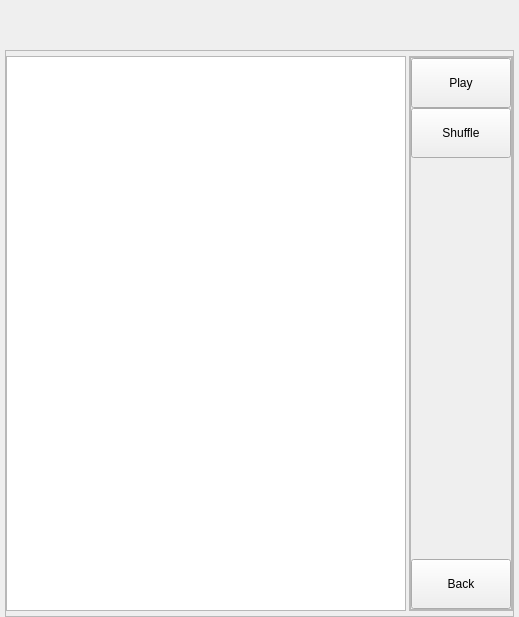
<?xml version="1.0" encoding="UTF-8"?>
<ui version="4.0">
 <class>Form</class>
 <widget class="QWidget" name="Form">
  <property name="geometry">
   <rect>
    <x>0</x>
    <y>0</y>
    <width>519</width>
    <height>617</height>
   </rect>
  </property>
  <property name="windowTitle">
   <string>Form</string>
  </property>
  <layout class="QVBoxLayout" name="verticalLayout">
   <property name="spacing">
    <number>0</number>
   </property>
   <property name="leftMargin">
    <number>5</number>
   </property>
   <property name="topMargin">
    <number>0</number>
   </property>
   <property name="rightMargin">
    <number>5</number>
   </property>
   <property name="bottomMargin">
    <number>0</number>
   </property>
   <item>
    <widget class="QLabel" name="Name">
     <property name="minimumSize">
      <size>
       <width>0</width>
       <height>50</height>
      </size>
     </property>
     <property name="maximumSize">
      <size>
       <width>16777215</width>
       <height>70</height>
      </size>
     </property>
     <property name="font">
      <font>
       <pointsize>20</pointsize>
      </font>
     </property>
     <property name="lineWidth">
      <number>1</number>
     </property>
     <property name="text">
      <string/>
     </property>
     <property name="textFormat">
      <enum>Qt::PlainText</enum>
     </property>
     <property name="scaledContents">
      <bool>true</bool>
     </property>
     <property name="alignment">
      <set>Qt::AlignCenter</set>
     </property>
    </widget>
   </item>
   <item>
    <widget class="QFrame" name="frame_2">
     <property name="frameShape">
      <enum>QFrame::StyledPanel</enum>
     </property>
     <property name="frameShadow">
      <enum>QFrame::Raised</enum>
     </property>
     <layout class="QHBoxLayout" name="horizontalLayout">
      <property name="spacing">
       <number>3</number>
      </property>
      <property name="leftMargin">
       <number>0</number>
      </property>
      <property name="topMargin">
       <number>5</number>
      </property>
      <property name="rightMargin">
       <number>0</number>
      </property>
      <property name="bottomMargin">
       <number>5</number>
      </property>
      <item>
       <widget class="QListWidget" name="listWidget"/>
      </item>
      <item>
       <widget class="QFrame" name="frame">
        <property name="frameShape">
         <enum>QFrame::StyledPanel</enum>
        </property>
        <property name="frameShadow">
         <enum>QFrame::Raised</enum>
        </property>
        <layout class="QVBoxLayout" name="verticalLayout_2">
         <property name="spacing">
          <number>0</number>
         </property>
         <property name="leftMargin">
          <number>0</number>
         </property>
         <property name="topMargin">
          <number>0</number>
         </property>
         <property name="rightMargin">
          <number>0</number>
         </property>
         <property name="bottomMargin">
          <number>0</number>
         </property>
         <item alignment="Qt::AlignTop">
          <widget class="QFrame" name="frame_3">
           <property name="frameShape">
            <enum>QFrame::StyledPanel</enum>
           </property>
           <property name="frameShadow">
            <enum>QFrame::Raised</enum>
           </property>
           <layout class="QVBoxLayout" name="verticalLayout_3">
            <property name="spacing">
             <number>0</number>
            </property>
            <property name="leftMargin">
             <number>0</number>
            </property>
            <property name="topMargin">
             <number>0</number>
            </property>
            <property name="rightMargin">
             <number>0</number>
            </property>
            <property name="bottomMargin">
             <number>0</number>
            </property>
            <item>
             <widget class="QPushButton" name="btn_play">
              <property name="minimumSize">
               <size>
                <width>100</width>
                <height>50</height>
               </size>
              </property>
              <property name="text">
               <string>Play</string>
              </property>
             </widget>
            </item>
            <item>
             <spacer name="verticalSpacer_2">
              <property name="orientation">
               <enum>Qt::Vertical</enum>
              </property>
              <property name="sizeHint" stdset="0">
               <size>
                <width>20</width>
                <height>40</height>
               </size>
              </property>
             </spacer>
            </item>
            <item>
             <widget class="QPushButton" name="btn_shuffle">
              <property name="minimumSize">
               <size>
                <width>100</width>
                <height>50</height>
               </size>
              </property>
              <property name="text">
               <string>Shuffle</string>
              </property>
             </widget>
            </item>
            <item>
             <spacer name="verticalSpacer">
              <property name="orientation">
               <enum>Qt::Vertical</enum>
              </property>
              <property name="sizeHint" stdset="0">
               <size>
                <width>20</width>
                <height>500</height>
               </size>
              </property>
             </spacer>
            </item>
            <item>
             <widget class="QPushButton" name="btn_back">
              <property name="minimumSize">
               <size>
                <width>100</width>
                <height>50</height>
               </size>
              </property>
              <property name="text">
               <string>Back</string>
              </property>
             </widget>
            </item>
           </layout>
          </widget>
         </item>
        </layout>
       </widget>
      </item>
     </layout>
    </widget>
   </item>
  </layout>
 </widget>
 <resources/>
 <connections/>
</ui>
